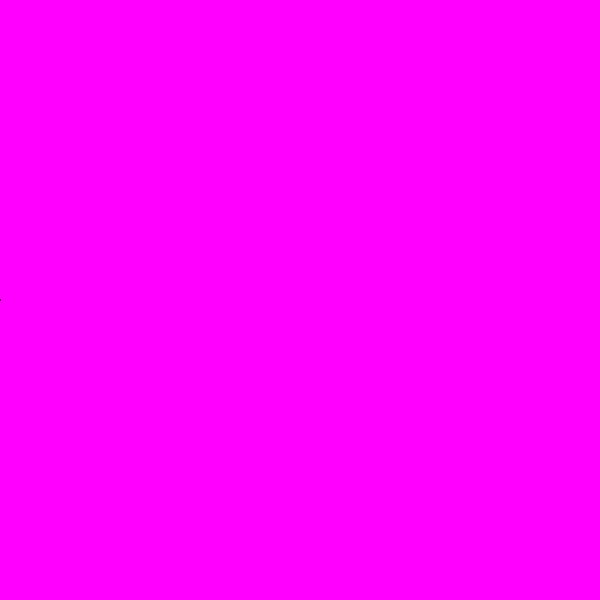
Frame 1 (no input)
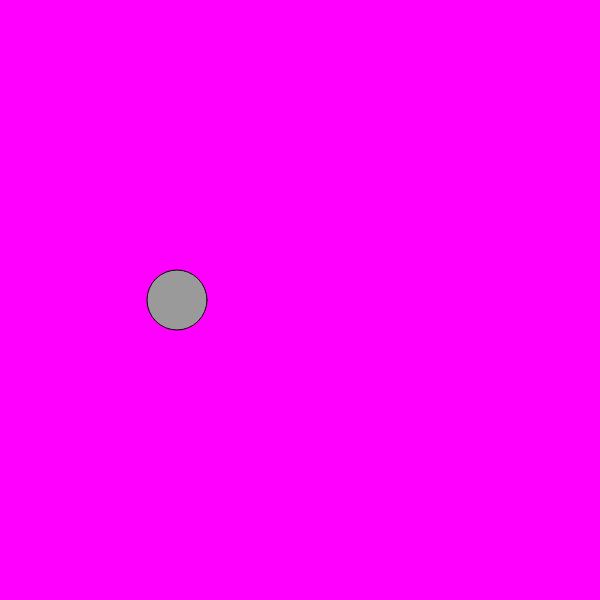
Frame 60 (no input)
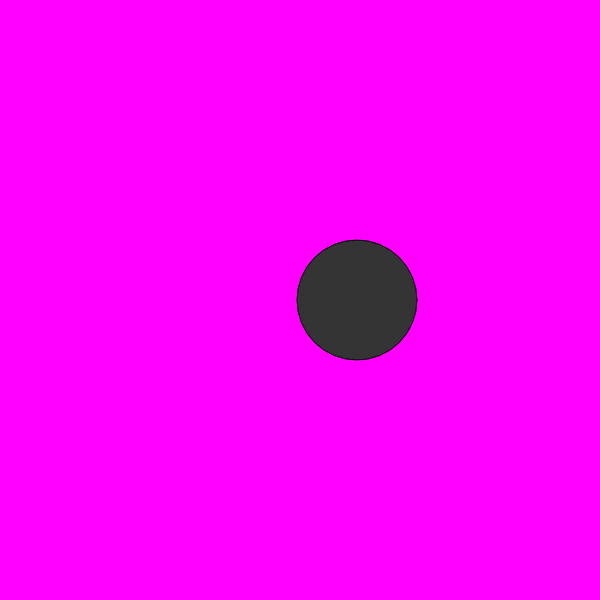
Frame 120 (the mouse pressed at the canvas centre since frame 60)

The p5.js sketch that drew these frames (run headless with seeded random() and noise() and a simulated clock; from frame 60 on, the mouse is pressed at the canvas centre):

// p5.js sketch
// ── sketch.js
var x = 0
var speed 
var w = 1

function setup() {
  createCanvas(600,600);
  //background(255,0,255);
}

function draw() {
   background(255,0,255)      
   fill(random (1,255));
  
  if(x > 600 - w/2){
 
 speed = speed - 3;//or speed =- 3
  }
  
   if(x < 0 + w/2 ){
  speed = speed =+ 3;//or speed =+ 3
  }
  
  ellipse(x, 300, w)
  
  x = x + speed
  w = w + 1
 
}




 // try x = 1 after if x > 600
